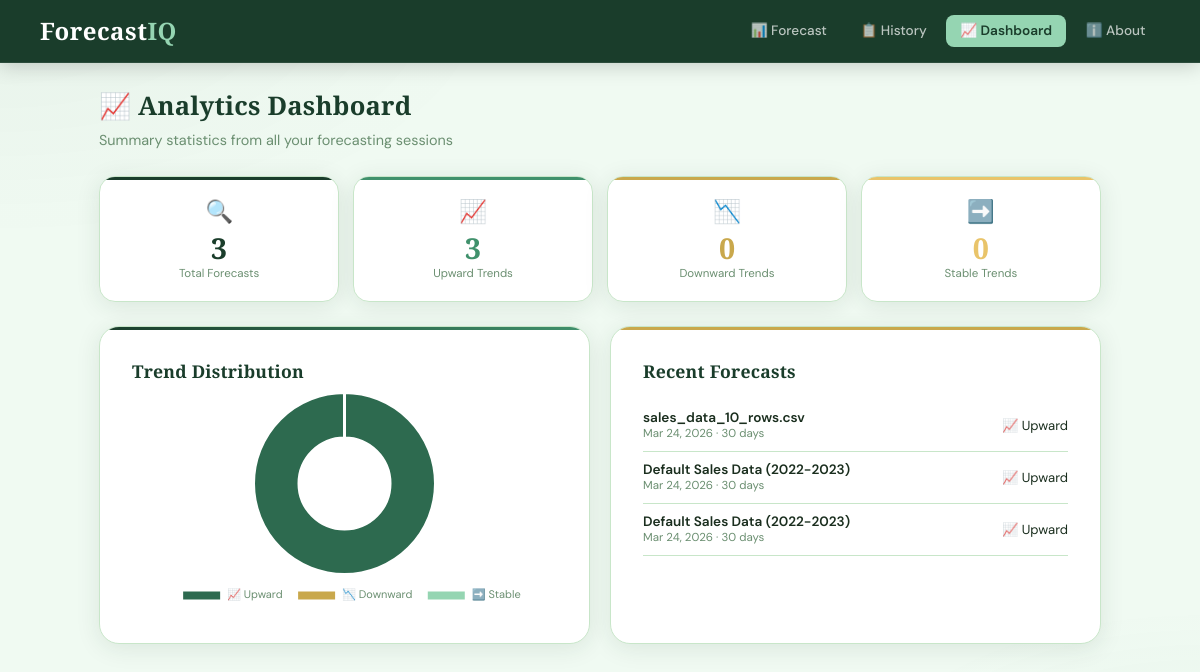
/dashboard/, run on the app's committed database.
### forecaster/models.py (models this page shows, shortened)
class ForecastHistory(models.Model):
    dataset_name   = models.CharField(max_length=255)
    forecast_days  = models.IntegerField(default=30)
    model_used     = models.CharField(max_length=100)
    mae            = models.FloatField(null=True, blank=True)
    rmse           = models.FloatField(null=True, blank=True)
    trend          = models.CharField(max_length=50, default='Unknown')
    total_records  = models.IntegerField(default=0)
    forecast_start = models.CharField(max_length=50, blank=True)
    forecast_end   = models.CharField(max_length=50, blank=True)
    created_at     = models.DateTimeField(auto_now_add=True)
    result_file    = models.CharField(max_length=500, blank=True)
    class Meta:
        ordering = ['-created_at']

### forecaster/views.py (the view)
# urls.py: path('dashboard/',                          views.dashboard,      name='dashboard'),
def dashboard(request):
    forecasts = ForecastHistory.objects.all()
    total     = forecasts.count()
    mae_vals  = list(forecasts.filter(mae__isnull=False).values_list('mae', flat=True))
    avg_mae   = round(sum(mae_vals)/len(mae_vals), 2) if mae_vals else 0
    trends    = list(forecasts.values_list('trend', flat=True))
    return render(request, 'forecaster/dashboard.html', {
        'forecasts'      : forecasts[:5],
        'total_forecasts': total,
        'avg_mae'        : avg_mae,
        'upward'  : sum(1 for t in trends if 'Upward'   in str(t)),
        'downward': sum(1 for t in trends if 'Downward' in str(t)),
        'stable'  : sum(1 for t in trends if 'Stable'   in str(t)),
    })

### forecaster/templates/forecaster/dashboard.html (shortened to what this page needs)
{% extends 'forecaster/base.html' %}
{% block nav_dashboard %}active{% endblock %}
{% block content %}
<h1 class="section-title">📈 Analytics Dashboard</h1>
<p class="section-sub">Summary statistics from all your forecasting sessions</p>
<div class="stats-grid">
    <div class="stat-box sb-forest">
        <div class="stat-icon">🔍</div>
        <div class="stat-num" style="color:var(--forest)">{{ total_forecasts }}</div>
        <div class="stat-lbl">Total Forecasts</div>
    </div>
    <div class="stat-box sb-sage">
        <div class="stat-icon">📈</div>
        <div class="stat-num" style="color:var(--forest-lt)">{{ upward }}</div>
        <div class="stat-lbl">Upward Trends</div>
    </div>
    <div class="stat-box sb-gold">
        <div class="stat-icon">📉</div>
        <div class="stat-num" style="color:var(--gold)">{{ downward }}</div>
        <div class="stat-lbl">Downward Trends</div>
    </div>
    <div class="stat-box sb-amber">
        <div class="stat-icon">➡️</div>
        <div class="stat-num" style="color:var(--amber)">{{ stable }}</div>
        <div class="stat-lbl">Stable Trends</div>
    </div>
</div>
{% if total_forecasts > 0 %}
<div style="display:grid;grid-template-columns:1fr 1fr;gap:1.25rem">
    <div class="card">
        <div class="card-top" style="background:linear-gradient(90deg,var(--forest),var(--forest-lt))"></div>
        <div class="section-title" style="font-size:1.1rem;margin-bottom:.5rem">Trend Distribution</div>
        <div style="height:220px"><canvas id="trendChart"></canvas></div>
    </div>
    <div class="card">
        <div class="card-top" style="background:var(--gold)"></div>
        <div class="section-title" style="font-size:1.1rem;margin-bottom:1rem">Recent Forecasts</div>
        {% for f in forecasts %}
        <div style="display:flex;align-items:center;gap:.75rem;padding:.6rem 0;border-bottom:1px solid var(--border)">
            <div style="flex:1;min-width:0">
                <div style="font-weight:600;font-size:.85rem;white-space:nowrap;overflow:hidden;text-overflow:ellipsis">{{ f.dataset_name }}</div>
                <div style="font-size:.72rem;color:var(--muted)">{{ f.created_at|date:"M d, Y" }} · {{ f.forecast_days }} days</div>
            </div>
            <span style="font-size:.82rem">{{ f.trend }}</span>
        </div>
        {% endfor %}
    </div>
</div>
<script>
new Chart(document.getElementById('trendChart').getContext('2d'), {
    type: 'doughnut',
    data: {
        labels: ['📈 Upward','📉 Downward','➡️ Stable'],
        datasets:[{
            data:[{{ upward }},{{ downward }},{{ stable }}],
            backgroundColor:['#2d6a4f','#c9a84c','#95d5b2'],
            borderColor:'#fff', borderWidth:3, hoverOffset:8
        }]
    },
    options:{
        responsive:true, maintainAspectRatio:false,
        plugins:{ legend:{ position:'bottom', labels:{ color:'#6b8f71', font:{family:'DM Sans',size:11}, padding:14 } } }
    }
});
</script>
{% endif %}
{% endblock %}

### forecaster/templates/forecaster/base.html (style rules this page uses)
:root { --forest: #1a3d2b; --forest-md: #2d6a4f; --forest-lt: #40916c; --forest-xl: #d8f3dc; --forest-2xl: #f0faf2; --sage: #95d5b2; --gold: #c9a84c; --amber: #e9c46a; --white: #ffffff; --text: #1a2e1e; --muted: #6b8f71; --border: #c8e6c9; --shadow: 0 4px 24px rgba(26,61,43,0.10); --shadow-lg: 0 8px 40px rgba(26,61,43,0.15); --card-bg: #ffffff; }
* { margin:0; padding:0; box-sizing:border-box; }
body { font-family: 'DM Sans', sans-serif; background: var(--forest-2xl); color: var(--text); min-height: 100vh; }
body::before { content: ''; position: fixed; inset: 0; background: radial-gradient(ellipse 70% 50% at 0% 0%, rgba(26,61,43,0.04) 0%, transparent 60%), radial-gradient(ellipse 50% 40% at 100% 100%, rgba(64,145,108,0.05) 0%, transparent 60%); pointer-events: none; z-index: 0; }
.card { background: var(--card-bg); border: 1.5px solid var(--border); border-radius: 20px; padding: 2rem; box-shadow: var(--shadow); position: relative; overflow: hidden; margin-bottom: 1.5rem; }
.card-top { position: absolute; top: 0; left: 0; right: 0; height: 3px; }
.section-title { font-family: 'Cormorant Garamond', serif; font-size: 1.6rem; font-weight: 700; color: var(--forest); margin-bottom: .35rem; letter-spacing: .2px; }
.section-sub { color: var(--muted); font-size: .9rem; margin-bottom: 1.5rem; line-height: 1.6; }
.stats-grid { display: grid; grid-template-columns: repeat(4,1fr); gap: .85rem; margin-bottom: 1.5rem; }
.stat-box { background: var(--card-bg); border: 1.5px solid var(--border); border-radius: 16px; padding: 1.25rem; text-align: center; box-shadow: var(--shadow); position: relative; overflow: hidden; }
.stat-box::before { content: ''; position: absolute; top: 0; left: 0; right: 0; height: 3px; }
.sb-forest::before { background: var(--forest); }
.sb-sage::before { background: var(--forest-lt); }
.sb-gold::before { background: var(--gold); }
.sb-amber::before { background: var(--amber); }
.stat-icon { font-size: 1.4rem; margin-bottom: .5rem; }
.stat-num { font-family: 'Cormorant Garamond', serif; font-size: 1.8rem; font-weight: 700; line-height: 1; }
.stat-lbl { font-size: .72rem; color: var(--muted); margin-top: .25rem; }

### data on the page
ForecastHistory: dataset_name "sales_data_10_rows.csv", created_at "Mar 24, 2026", forecast_days "30", trend "📈 Upward"
ForecastHistory: dataset_name "Default Sales Data (2022-2023)", created_at "Mar 24, 2026", forecast_days "30", trend "📈 Upward"
ForecastHistory: dataset_name "Default Sales Data (2022-2023)", created_at "Mar 24, 2026", forecast_days "30", trend "📈 Upward"

### other printed values
{{ total_forecasts }} "3"
{{ upward }} "3"
{{ downward }} "0"
{{ stable }} "0"
chart data {{ downward }} 0
chart data {{ stable }} 0
